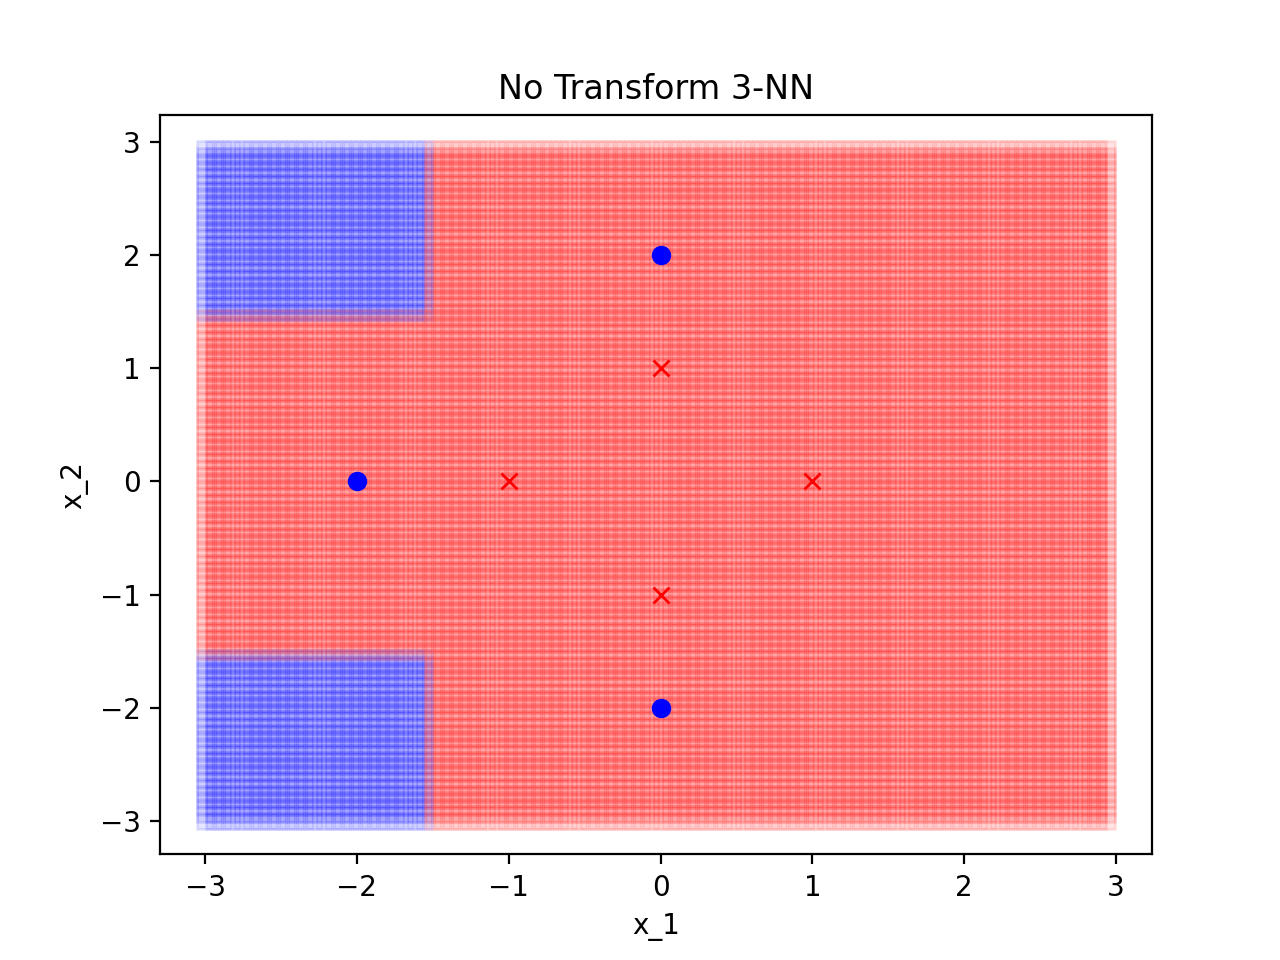

Source code (Python):
import matplotlib.pyplot as plt
from matplotlib import colors
import numpy as np
import math

def distance(x1,x2):
	return ((x1[0]-x2[0])**2+(x1[1]-x2[1])**2)**0.5

def returnFurthest(closest,k,X,x):
	closer = list()
	for i in range(len(closest)):
		if (distance(X[k],x) < distance(X[closest[i]],x)):
			closer.append(i)
	if (len(closer) == 0):
		return -1
	furthest = closer[0]
	dist = distance(X[closest[furthest]],x)
	for i in range(1,len(closer)):
		if (dist < distance(X[closest[closer[i]]],x)):
			furthest = closer[i]
			dist = distance(X[closest[closer[i]]],x)
	# print(furthest)
	return furthest


X = [[1,0],[0,1],[0,-1],[-1,0],[0,2],[0,-2],[-2,0]]
y = [-1,-1,-1,-1,1,1,1]

for i in range(100):
	print(i)
	for j in range(100):
		x = [-3+6*i/100,-3+6*j/100]
		closest = [0,1,2]
		for k in range(3,7):
			furthest = returnFurthest(closest,k,X,x)
			if (furthest != -1):
				closest[furthest] = k
		if (y[closest[0]] + y[closest[1]] + y[closest[2]] < 0):
			plt.plot(x[0],x[1],'sr', alpha = 0.1)
		else:
			plt.plot(x[0],x[1],'sb', alpha = 0.1)

for i in range(len(X)):
	if (y[i] == -1):
		plt.plot(X[i][0],X[i][1],'xr')
	else:
		plt.plot(X[i][0],X[i][1],'ob')

plt.title('No Transform 3-NN')
plt.xlabel('x_1')
plt.ylabel('x_2')

plt.show()
